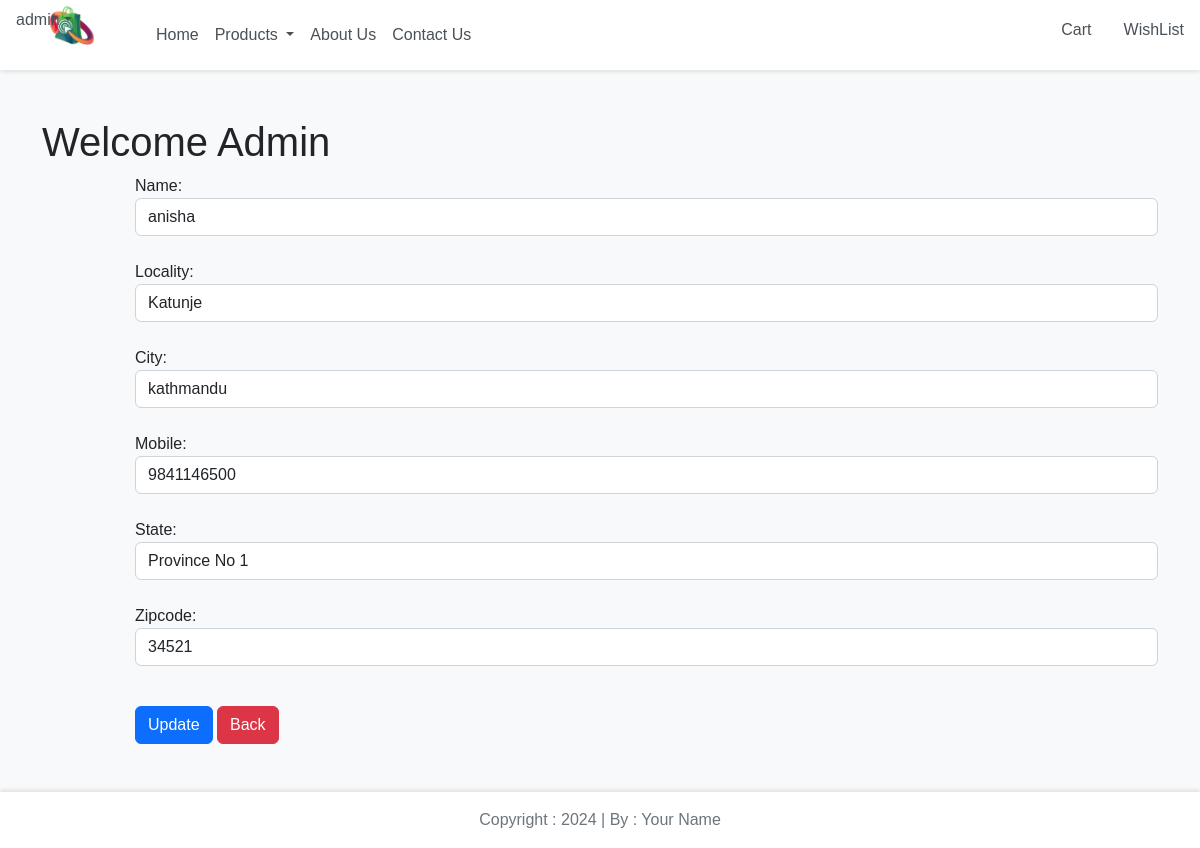
The app's page /updateAddress/6 (signed in) with its own data.
### app/models.py (models this page shows, shortened)
class Customer(models.Model):
    user = models.ForeignKey(User, on_delete=models.CASCADE)
    name = models.CharField(max_length=200)
    locality = models.CharField(max_length=200)
    city =  models.CharField(max_length= 100)
    mobile = models.IntegerField(default = 0)
    zipcode = models.IntegerField()
    state = models.CharField(choices=STATE_CHOICES,max_length=100)

### app/views.py (the view, shortened to what this page needs)
# urls.py: path("updateAddress/<int:pk>", views.updateAddress.as_view(),name = "updateAddress"),
@method_decorator(login_required,name='dispatch')
class updateAddress(View):
    def get(self, request, pk):
        add= Customer.objects.get(pk=pk)
        form = CustomerProfileForm(instance=add)
        return render(request, 'app/updateAddress.html',locals())

### app/forms.py
class CustomerProfileForm(forms.ModelForm):
    class Meta:
        model = Customer
        fields = ['name','locality','city','mobile', 'state','zipcode']
        widgets = {
            'name': forms.TextInput(attrs={'class':'form-control'}),
            'locality': forms.TextInput(attrs={'class':'form-control'}),
            'city': forms.TextInput(attrs={'class':'form-control'}),
            'mobile': forms.NumberInput(attrs={'class':'form-control'}),
            'state': forms.Select(attrs={'class':'form-control'}),
            'zipcode': forms.NumberInput(attrs={'class':'form-control'}),
        }

### app/templates/app/updateAddress.html (shortened to what this page needs)
{% extends 'app/base.html' %}
{% load static %}
{% block main-content %}
<div class="container my-5">
    <div class="row">
        <h1> Welcome <span class="text-capitalize">{{request.user}}</span></h1>
    </div>
    <div class="col sm-8 offset-sm-1">
        <form action="" method="post">
            {% for fm in form %}
                {{fm.label_tag}} {{fm}} <small class="text-danger">{{fm.errors|striptags}}</small>
                 <br>
            {% endfor %}
            <div class="col-12 mt-3">
                <button type="submit" class="btn btn-primary">Update</button>
                <a href="{% url 'address' %}" type="button" class="btn btn-danger">Back</a>
            </div>
        </form>
    </div>
</div>
{% endblock main-content%}

### app/templates/app/base.html (shortened to what this page needs)
{% load static %}
<!DOCTYPE html>
<html lang="en">
<head>
    <link href="https://cdn.jsdelivr.net/npm/bootstrap@5.2.3/dist/css/bootstrap.min.css" rel="stylesheet">
    <link rel="stylesheet" href="https://cdnjs.cloudflare.com/ajax/libs/owl-carousel/1.3.3/owl.carousel.css">
    <link rel="stylesheet" href="https://cdnjs.cloudflare.com/ajax/libs/font-awesome/6.5.2/css/all.min.css">
    <link rel="stylesheet" href="{% static 'css/style.css' %}">
</head>
<body>
  <nav class="navbar navbar-expand-lg navbar-light sticky-top">
    <div class="container-fluid">
      <a class="navbar-brand" href="{% url 'home'%}">
        <img src="{% static 'images/logo.png' %}" alt="Logo"/>
      </a>
      <div class="collapse navbar-collapse" id="navbarSupportedContent">
        <ul class="navbar-nav me-auto mb-2 mb-lg-0">
          {% if request.user.is_authenticated %}
          <li class="nav-item">
            <a class="nav-link active" aria-current="page" href="/">Home</a>
          </li>
          <li class="nav-item dropdown">
            <a class="nav-link dropdown-toggle" href="#" role="button" data-bs-toggle="dropdown" aria-expanded="false">
              Products
            </a>
          </li>
          <li class="nav-item">
            <a class="nav-link" href="{% url 'about' %}">About Us</a>
          </li>
          <li class="nav-item">
            <a class="nav-link" href="{% url 'contact' %}">Contact Us</a>
          </li>
        </ul>
      </div>
      <ul class="navbar-nav me-auto mb-2 mb-lg-0 position-absolute start-0 top-0">
        <li class="nav-item dropdown mx-2">
          <a class="nav-link dropdown-toggle" href="#" id="profileDropdown" role="button" data-bs-toggle="dropdown" aria-expanded="false">
            {{request.user.username}}</a>
        </li>
      </ul>
      <ul class="navbar-nav me-auto mb-2 mb-lg-0 position-absolute end-0 top-0" style="margin-top: 10px; margin-right: 10px;">
        <li class="nav-item mx-2">
          <a href="{% url 'showcart' %}" class="nav-link">
             Cart
          </a>
        </li>
        <li class="nav-item mx-2">
          <a href="#" class="nav-link">WishList</a>
        </li>
        {% endif %}
      </ul>
    </div>
  </nav>
      {% block main-content %}{% endblock main-content %}
    <footer class="container-fluid text-center mt-5">
        Copyright : 2024 | By : Your Name
    </footer>
</body>
</html>

### app/templates/app/base.html (style rules this page uses)
body { background-color: #f8f9fa; font-family: 'Arial', sans-serif; }
.navbar { background-color: #ffffff; box-shadow: 0 2px 4px rgba(0, 0, 0, 0.1); height: 70px; }
.navbar-brand img { max-width: 120px; height: auto; }
.nav-link { color: #495057 !important; }
footer { background-color: #ffffff; color: #6c757d; padding: 1rem; box-shadow: 0 -2px 4px rgba(0, 0, 0, 0.1); }

### records on screen
Customer: form "anisha" "Katunje" "kathmandu" "9841146500" "Province No 1" "34521"

### other values on screen
{{ request.user.username }} "admin"
{{ request.user }} "Admin"
{{ fm.label_tag }} "Name:" "Locality:" "City:" "Mobile:" "State:" "Zipcode:"
